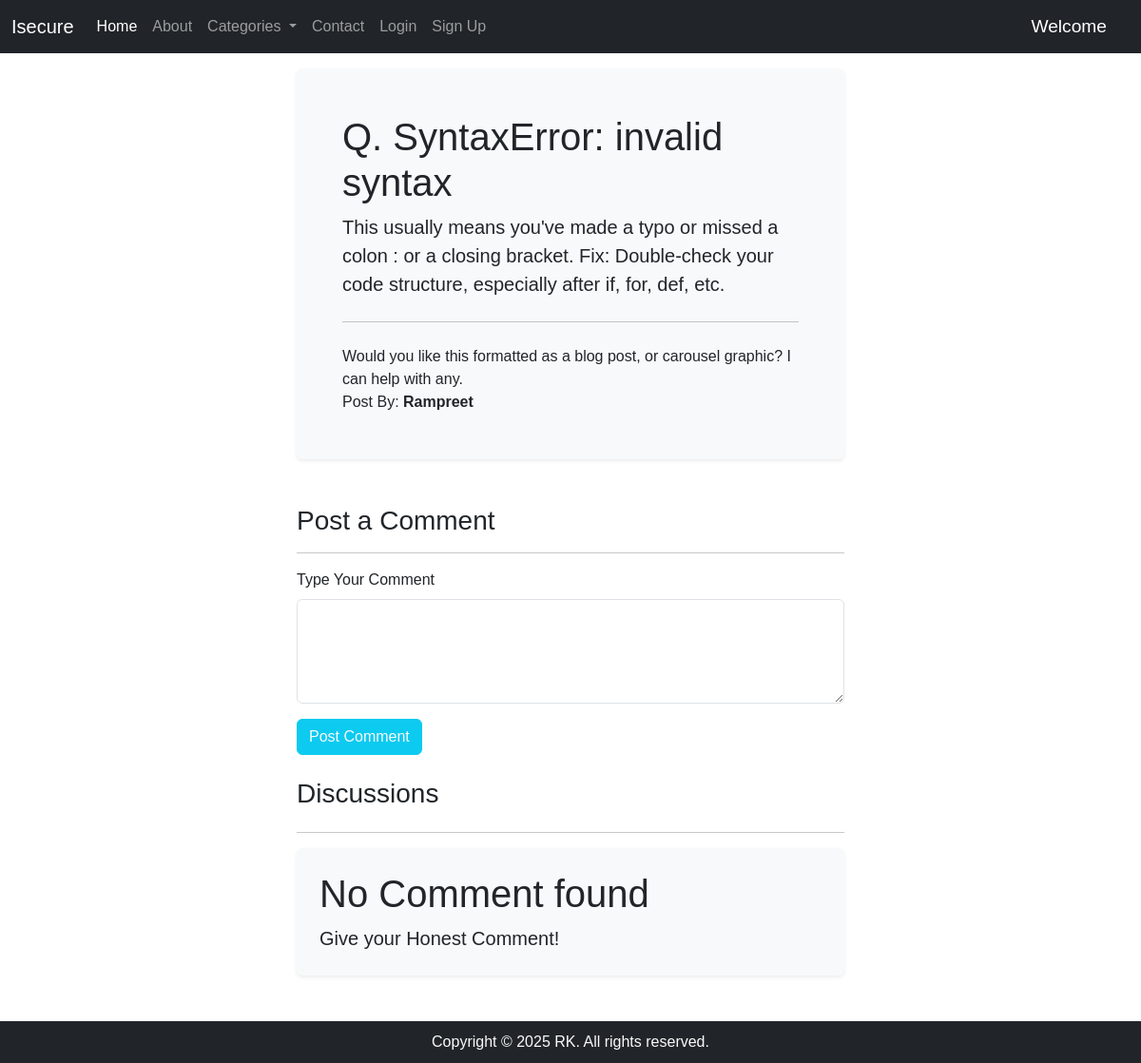
The app's page /comments.php?tid=1 with its own data.
### tables this page shows
CREATE TABLE `threads` (
  `thread_id` int(3) NOT NULL,
  `thread_by` varchar(20) NOT NULL,
  `titles` varchar(50) NOT NULL,
  `descriptions` text NOT NULL,
  `cat_id` int(4) NOT NULL,
  `dt` datetime NOT NULL DEFAULT current_timestamp()
);

### comments.php (the view, shortened to what this page needs)
<?php include("security/DB_connect.php"); ?>
<!DOCTYPE html>
<html lang="en">
<head>
    <link href="https://cdn.jsdelivr.net/npm/bootstrap@5.3.7/dist/css/bootstrap.min.css" rel="stylesheet"
>
    <link rel="stylesheet" href="style.css">
</head>
<body>
    <?php include "components/header.php"; ?>
    <div class="container-sm w-50 mt-3">
        <div class="bg-light p-5 rounded shadow-sm">
            <?php
            $tid = $_GET["tid"];
            $show = "SELECT * FROM `threads` WHERE `thread_id` = '$tid';";
            $result = mysqli_query($conn, $show);
            $row = mysqli_fetch_assoc($result);
            echo '<h1 class="display-8">Q. ' . $row["titles"] . '</h1>
    <p class="lead">' . $row["descriptions"] . '</p>
    <hr class="my-4"> '; ?>
            <p>Would you like this formatted as a blog post, or carousel graphic? I can help with any.</p>
            Post By:<b> <?php echo $row["thread_by"]; ?></b>
        </div>
        <h3 class="mt-5">Post a Comment</h3>
        <hr class="text-dark">
        <form action="<?php echo $_SERVER["REQUEST_URI"]; ?>" method="post">
            <div class="mb-3">
                <label class="form-label">Type Your Comment</label>
                <textarea class="form-control" rows="4" name="comment" id="desc" required></textarea>
            </div>
            <button type="submit" class="btn btn-info text-light">Post Comment</button>
        </form>
        <h3 class="my-4">Discussions</h3>
        <hr class="text-dark">
        <?php
        $nodata = true;
        if ($nodata) {
            echo '<div class="shadow-sm bg-light jumbotron p-4 rounded">
                    <h4 class="display-6">No Comment found</h4>
                    <p class="lead">Give your Honest Comment!</p>
                  </div>';
        }
        ?>
    </div>
    <?php include 'components/footer.php'; ?>
</body>
</html>

### style.css (style rules this page uses)
* { margin: 0; padding: 0; font-family: sans-serif; box-sizing: border-box; }
p { margin-bottom: 0; }

### records on screen
threads: titles "SyntaxError: invalid syntax", descriptions "This usually means you've made a typo or missed a colon : or a closing bracket. Fix: Double-check your code structure, especially after if, for, def, etc.", thread_by "Rampreet"
